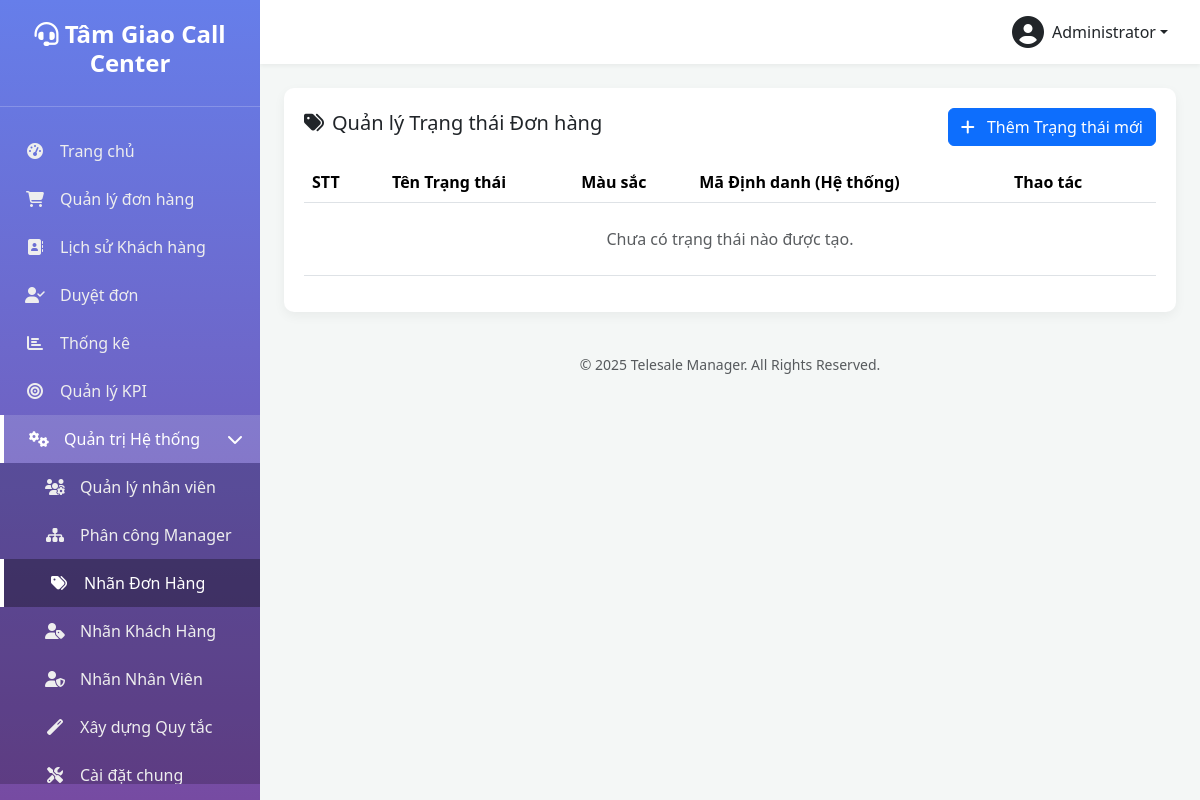
/manage-order-statuses.php (signed in), run on an earlier commit of the app's database.
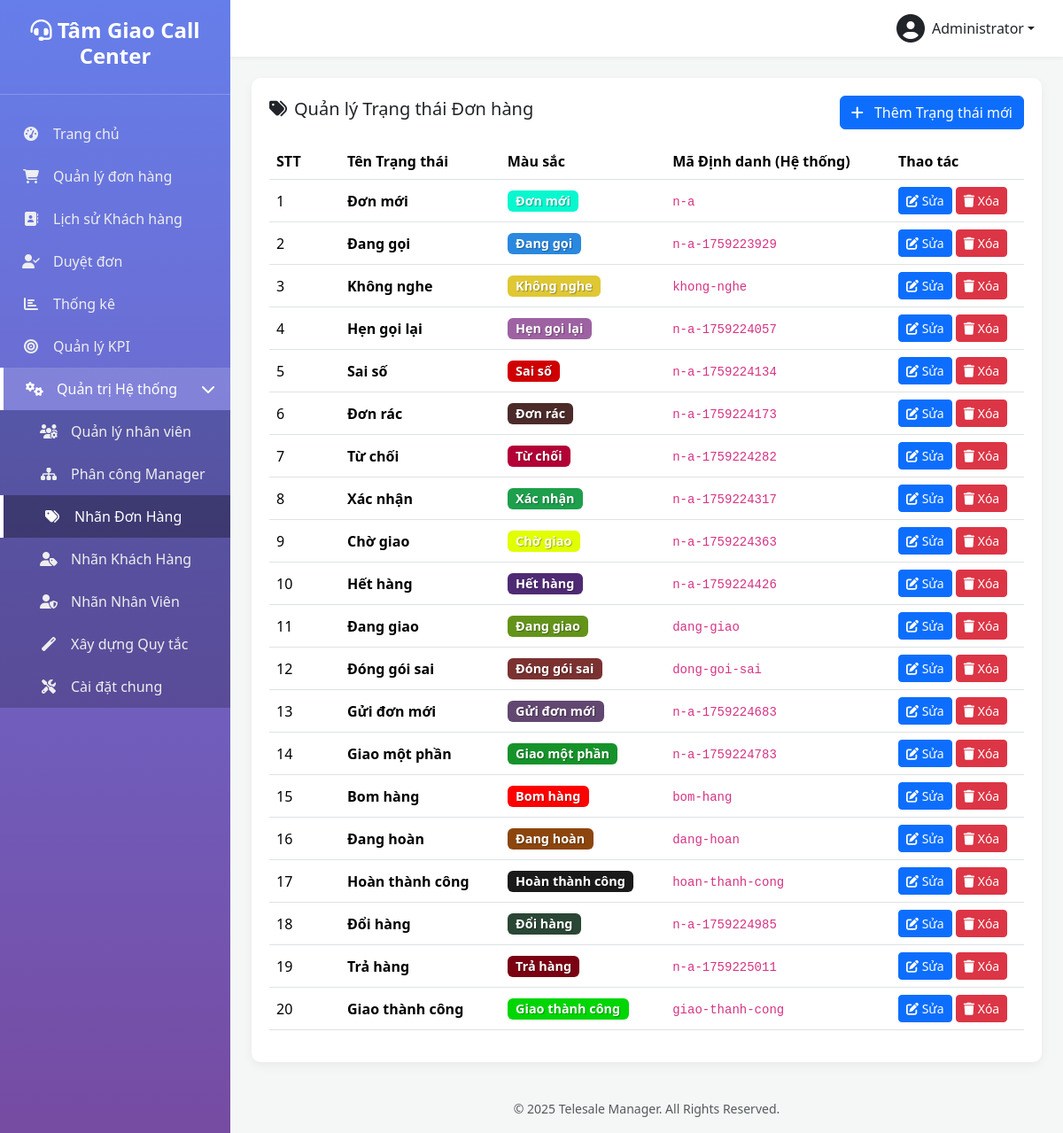
And on a later commit of the database.
### tables this page shows
CREATE TABLE `order_status_configs` (
  `status_key` varchar(50) NOT NULL,
  `label` varchar(100) NOT NULL,
  `color` varchar(20) NOT NULL,
  `icon` varchar(50) NOT NULL,
  `sort_order` int(11) NOT NULL DEFAULT 0,
  `logic_json` text NOT NULL,
  `created_by` int(10) UNSIGNED DEFAULT NULL,
  `created_at` datetime DEFAULT current_timestamp(),
  `updated_at` datetime DEFAULT current_timestamp() ON UPDATE current_timestamp()
);

### functions.php (called while the page is built, shortened)
<?php
function get_db_connection() {
    static $pdo = null;
    if ($pdo === null) {
        try {
            $dsn = "mysql:host=" . DB_HOST . ";dbname=" . DB_NAME . ";charset=" . DB_CHARSET;
            $options = [
                PDO::ATTR_ERRMODE => PDO::ERRMODE_EXCEPTION,
                PDO::ATTR_DEFAULT_FETCH_MODE => PDO::FETCH_ASSOC,
                PDO::ATTR_EMULATE_PREPARES => false,
            ];
            $pdo = new PDO($dsn, DB_USER, DB_PASS, $options);
        } catch (PDOException $e) {
            die('Database connection failed: ' . $e->getMessage());
        }
    }
    return $pdo;
}
function db_query($sql, $params = []) {
    $pdo = get_db_connection();
    $stmt = $pdo->prepare($sql);
    $stmt->execute($params);
    return $stmt;
}
function db_get_results($sql, $params = []) {
    $stmt = db_query($sql, $params);
    return $stmt->fetchAll(PDO::FETCH_ASSOC);
}

### manage-order-statuses.php (the view, shortened to what this page needs)
<?php
require_once 'functions.php';
$statuses = db_get_results("SELECT * FROM order_status_configs ORDER BY sort_order ASC, label ASC");
include 'includes/header.php';
?>
<div class="table-card">
    <div class="d-flex justify-content-between align-items-center mb-3">
        <h5><i class="fas fa-tags me-2"></i>Quản lý Trạng thái Đơn hàng</h5>
        <button class="btn btn-primary" onclick="prepareAddModal()">
            <i class="fas fa-plus me-2"></i> Thêm Trạng thái mới
        </button>
    </div>
    <table class="table table-hover align-middle">
        <thead>
            <tr>
                <th style="width: 80px;">STT</th>
                <th>Tên Trạng thái</th>
                <th>Màu sắc</th>
                <th>Mã Định danh (Hệ thống)</th>
                <th style="width: 150px;">Thao tác</th>
            </tr>
        </thead>
        <tbody>
            <?php if (empty($statuses)): ?>
                <tr><td colspan="5" class="text-center text-muted py-4">Chưa có trạng thái nào được tạo.</td></tr>
            <?php else: ?>
                <?php foreach ($statuses as $status): ?>
                <tr>
                    <td><?php echo $status['sort_order']; ?></td>
                    <td><strong><?php echo htmlspecialchars($status['label']); ?></strong></td>
                    <td>
                        <span class="badge" style="background-color: <?php echo htmlspecialchars($status['color']); ?>; color: #fff; text-shadow: 1px 1px 1px rgba(0,0,0,0.3); font-size: 0.9em;">
                            <?php echo htmlspecialchars($status['label']); ?>
                        </span>
                    </td>
                    <td><code><?php echo htmlspecialchars($status['status_key']); ?></code></td>
                    <td>
                        <button class="btn btn-sm btn-primary"
                                onclick="prepareEditModal(
                                    '<?php echo htmlspecialchars($status['status_key'], ENT_QUOTES); ?>',
                                    '<?php echo htmlspecialchars($status['label'], ENT_QUOTES); ?>',
                                    '<?php echo htmlspecialchars($status['color'], ENT_QUOTES); ?>',
                                    '<?php echo $status['sort_order']; ?>'
                                )">
                            <i class="fas fa-edit"></i> Sửa
                        </button>
                        <a href="?delete=<?php echo urlencode($status['status_key']); ?>" class="btn btn-sm btn-danger" onclick="return confirm('Bạn có chắc chắn muốn xóa trạng thái `<?php echo htmlspecialchars($status['label']); ?>`?')">
                            <i class="fas fa-trash"></i> Xóa
                        </a>
                    </td>
                </tr>
                <?php endforeach; ?>
            <?php endif; ?>
        </tbody>
    </table>
</div>
<?php include 'includes/footer.php'; ?>

What changed in the data, as far as the page shows it:
added order_status_configs: sort_order "1", label "Đơn mới", status_key "n-a"
added order_status_configs: sort_order "2", label "Đang gọi", status_key "n-a-1759223929"
added order_status_configs: sort_order "3", label "Không nghe", status_key "khong-nghe"
added order_status_configs: sort_order "4", label "Hẹn gọi lại", status_key "n-a-1759224057"
added order_status_configs: sort_order "5", label "Sai số", status_key "n-a-1759224134"
added order_status_configs: sort_order "6", label "Đơn rác", status_key "n-a-1759224173"
added order_status_configs: sort_order "7", label "Từ chối", status_key "n-a-1759224282"
added order_status_configs: sort_order "8", label "Xác nhận", status_key "n-a-1759224317"
added order_status_configs: sort_order "9", label "Chờ giao", status_key "n-a-1759224363"
added order_status_configs: sort_order "10", label "Hết hàng", status_key "n-a-1759224426"
added order_status_configs: sort_order "11", label "Đang giao", status_key "dang-giao"
added order_status_configs: sort_order "12", label "Đóng gói sai", status_key "dong-goi-sai"
added order_status_configs: sort_order "13", label "Gửi đơn mới", status_key "n-a-1759224683"
added order_status_configs: sort_order "14", label "Giao một phần", status_key "n-a-1759224783"
added order_status_configs: sort_order "15", label "Bom hàng", status_key "bom-hang"
added order_status_configs: sort_order "16", label "Đang hoàn", status_key "dang-hoan"
added order_status_configs: sort_order "17", label "Hoàn thành công", status_key "hoan-thanh-cong"
added order_status_configs: sort_order "18", label "Đổi hàng", status_key "n-a-1759224985"
added order_status_configs: sort_order "19", label "Trả hàng", status_key "n-a-1759225011"
added order_status_configs: sort_order "20", label "Giao thành công", status_key "giao-thanh-cong"
Also different on the page:
text no longer shown: "Chưa có trạng thái nào được tạo."
